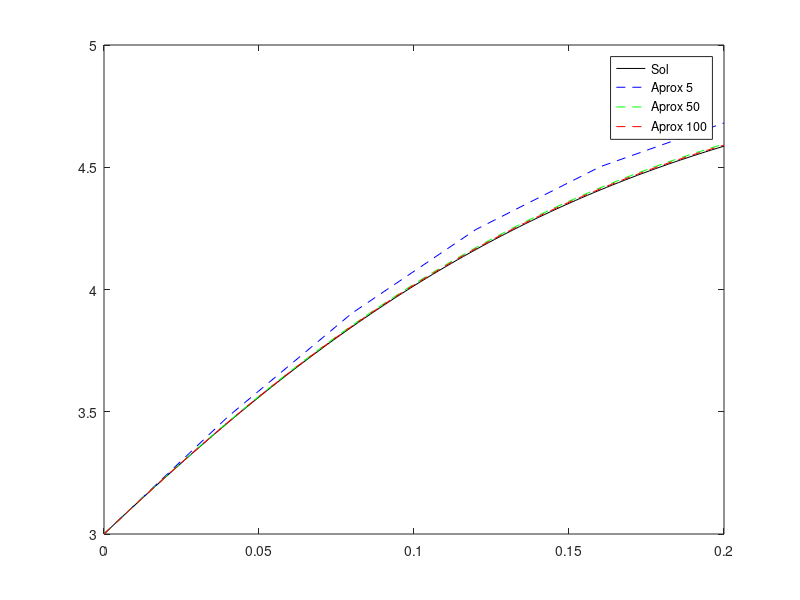

MATLAB code for this plot:
%%% EJEMPLO 1
%a=0; b=5; N=100; T0=0; x0=1;
%f=@(t,x)[x];
%sol=@(t)[exp(t)];

%%EJERCICIO 1
%a=0; b=0.2; N=10; T0=0; x0=-1;
%f=@(t,x)[2.*(x.^3)];
%sol=@(t)[-1./(sqrt(1-4.*t))];

%%% OTRA FUNCION : EJEMPLO DE ECUACION EXACTA %%%
% a=1; b=3; N=10; T0=1; x0=3;
% f=@(t,x)[(-2.*t+x)./(2.*x-t)];
% sol=@(t)[t./2 + sqrt((t./2).^2-(t.^2-7))];

%%EJERCICIO PRACTICA 4 N=5
a=0; b=0.2; N1=5; N2 = 50; N3 = 100; T0=0; x0=3;
f=@(t,x)[2.*x.*(5 - x)];
sol=@(t)[5./(1 + (2/3).*exp(-10.*t))];

h1=(b-a)./N1;
t1=zeros(N1+1,1);
w1=zeros(N1+1,1);
t1(1)=a;
w1(1)=x0;
for k=1:N1
    t1(k+1)=a+h1*k;
    w1(k+1)=w1(k)+h1*f(t1(k),w1(k));
end

h2=(b-a)./N2;
t2=zeros(N2+1,1);
w2=zeros(N2+1,1);
t2(1)=a;
w2(1)=x0;
for k=1:N2
    t2(k+1)=a+h2*k;
    w2(k+1)=w2(k)+h2*f(t2(k),w2(k));
end

h3=(b-a)./N3;
t3=zeros(N3+1,1);
w3=zeros(N3+1,1);
t3(1)=a;
w3(1)=x0;
for k=1:N3
    t3(k+1)=a+h3*k;
    w3(k+1)=w3(k)+h3*f(t3(k),w3(k));
end
q=sol(t3);

plot(t3,q,'black',t1,w1,'b--',t2,w2,'green--',t3,w3,'red--')
legend("Sol", "Aprox 5", "Aprox 50", "Aprox 100")

EGT1 = abs(sol(b) - w1(N1+1));
EGT2 = abs(sol(b) - w2(N2+1));
EGT3 = abs(sol(b) - w3(N3+1));
disp("Para N=5")
EGT1
disp("Para N=50")
EGT2
disp("Para N=100")
EGT3